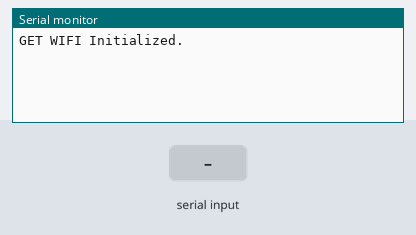
The program below on a simulated ESP32. Parts: the last lines printed to the serial monitor. The inputs (shaded band) are chosen by the test bench. A WiFi scan finds three made-up networks.

Above: at 1.3 s.
1.4 s: "GET_WIFI\n" received over Serial
At 4.2 s:
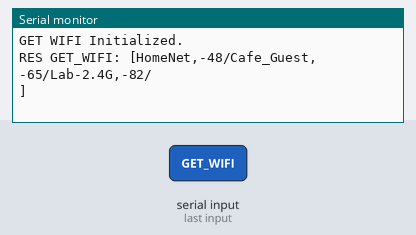
4.4 s: "1\n" received over Serial
At 5.7 s:
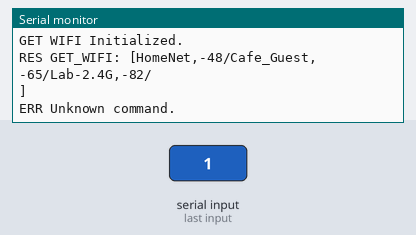

The program:

main.cpp
```cpp
#include "WiFi.h"
#include <sstream>

#define MAX_SSID_LENGTH 32

int pool_delay = 200;

void setup() {
    Serial.begin(9600);

    WiFi.mode(WIFI_STA);
    WiFi.disconnect();
    delay(100);
    Serial.printf("\nGET WIFI Initialized.\n");
}

char * listNetworks() {
  // scan for nearby networks:
  //Serial.println("** Scan Networks **");
  int numSsid = WiFi.scanNetworks();
  static char buf[MAX_SSID_LENGTH];
  char * retval = (char*)malloc(numSsid*MAX_SSID_LENGTH);
  memset(retval, '\0', sizeof(retval));
  if(numSsid > 0){
    for (int i = 0; i < numSsid; ++i)
    {
        strcat(retval, WiFi.SSID(i).c_str());
        strcat(retval, ",");
        std::ostringstream oss;
        oss << WiFi.RSSI(i);
        std::string str = oss.str();
        strcat(retval,str.c_str());
        strcat(retval, "/");

    }
  }
  WiFi.scanDelete();
  return retval;
}
void processCommand(String command) {
    command.trim();
    command.toUpperCase();

    //Serial.println("DBG Received command: " + command);

    if (command == "GET_WIFI") {

        Serial.printf("\nRES GET_WIFI: [%s\n", listNetworks());
        Serial.printf("]\n");
    }
    else
    {
      Serial.println("ERR Unknown command.");
    }

}

void loop() {
    String serialCommand;

    while (Serial.available() > 0) {
        char serialChar = Serial.read();
        serialCommand += serialChar;

        if (serialChar == '\n') {
            processCommand(serialCommand);
            serialCommand = "";
        }
    }
    delay(pool_delay);
}
```

Measured:
- after the input at 1.4 s, the serial monitor: prints a new line after 2.1 s (image 1)
- after the input at 4.4 s, the serial monitor: prints a new line after 0.10 s (image 2)
